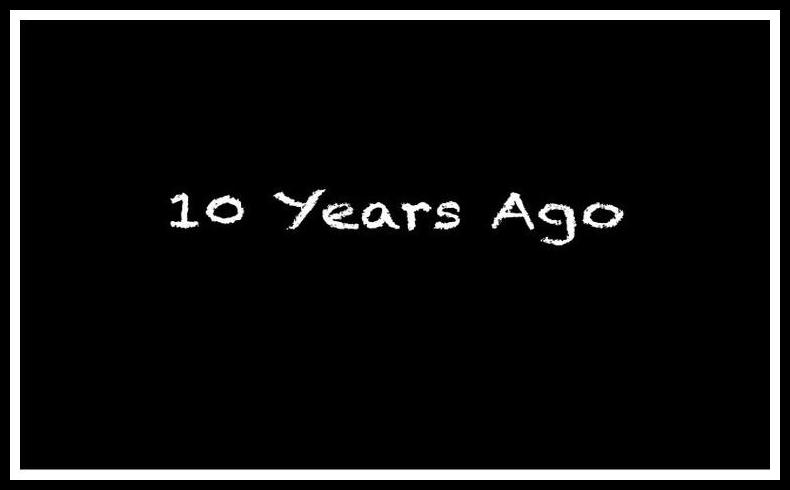
#> input picture Glass Onion - Knives out - Part 2/BorderedImage/0.jpeg, 790 x 490 px, given as the content of the folder ata Science/HW/Glass Onion - Knives out - Part 2/images-raw/, which was not available
$ jupyter execute --allow-errors GlassOnionKnivesOut_Group2.ipynb   (older library calls are emulated)   (text cells are left out)
#> lines starting #> are read from the running program, lines starting #| are printed output that depends on the picture; pictures that were not available may be replaced by others from this repository, and a replacement may not be noted
[cell 1]
import os
import numpy as np
from PIL import Image ,ImageOps, ImageFont, ImageDraw
import pandas as pd
import cv2
from IPython.display import display

from fpdf import FPDF

[cell 2]
#Change to your local path to Avoid error
path = '/Users/mrunalbhalerao/Desktop/ Data Science/HW/Glass Onion - Knives out - Part 2/'

[cell 3]
fullpath=path+"/images-raw/"
dirs = os.listdir(fullpath)

#resize the images
def resize():
        for item in dirs:
            if os.path.isfile(fullpath+item):
                if(item!='.DS_Store'):
                    im = Image.open(fullpath+item)
#> im is the input picture: PIL image 790x490 RGB; min 0, max 255, mean 19.4
                    f, e = os.path.splitext(fullpath+item)
                    imResize = im.resize((750,450), Image.ANTIALIAS)
                    imResize.save(f + '.jpg', quality=90)

[cell 4]
# [9 lines left out: function imgcompress_mem, not called in this run]

[cell 5]
# [16 lines left out: function cartoonizebl_mem, not called in this run]

[cell 6]
TINT_COLOR = (0, 0, 0)  # Black
OPACITY = int(255 * 0.75)
FONT = ImageFont.truetype("SourceSansPro.ttf", 24) # Font
IMG_BASE_WIDTH = 600
IMG_NUMBERS = 47

def convert_from_cv2_to_image(img: np.ndarray) -> Image:
    return Image.fromarray(cv2.cvtColor(img, cv2.COLOR_BGR2RGB))
    #return Image.fromarray(img)

def convert_from_image_to_cv2(img: Image) -> np.ndarray:
    return cv2.cvtColor(np.array(img), cv2.COLOR_RGB2BGR)
    #return np.asarray(img)

[cell 7]
# [71 lines left out: function cartoonizeblt_mem_nb, not called in this run]

[cell 8]
#Adding Borders
def borderImages(output_path):
    for filename in (dirs):
        if ('jpeg') in filename.lower():
            ImageOps.expand(Image.open(fullpath+filename), border=(10,10),fill='white').save(output_path+filename)
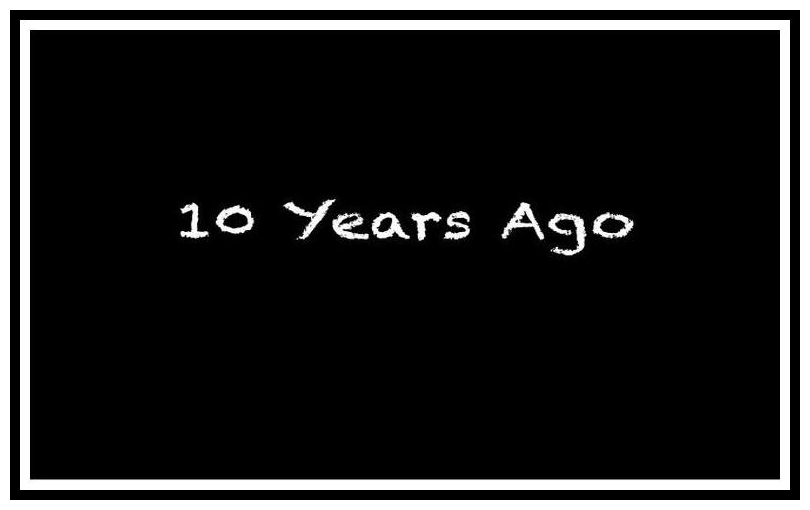
#> saved as 0.jpeg: PIL image 810x510 RGB; min 0, max 255, mean 34.2
            ImageOps.expand(Image.open(output_path+filename), border=(10,10),fill='black').save(output_path+filename)
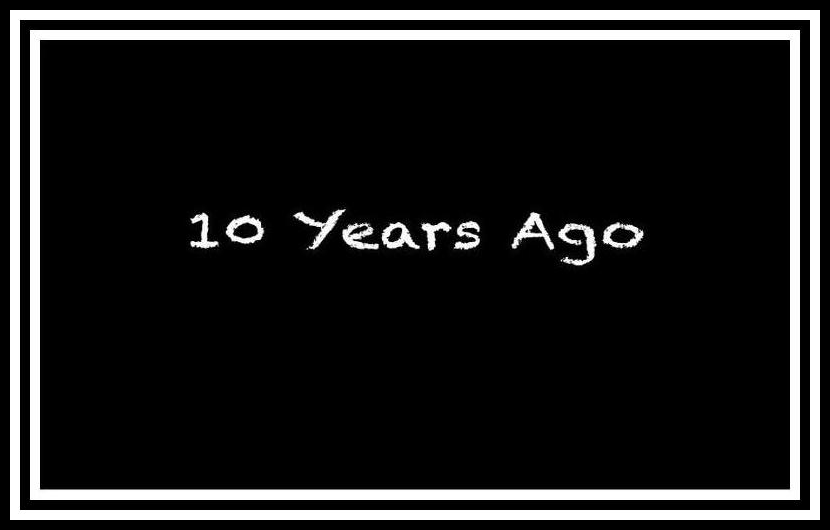
#> saved as 0.jpeg: PIL image 830x530 RGB; min 0, max 255, mean 32.1

$ run again, on Glass Onion - Knives out - Part 2/BorderedImage/12.jpeg
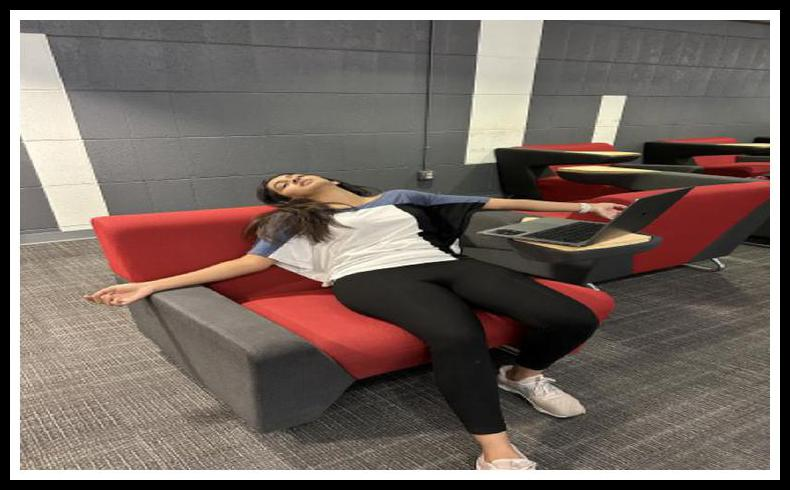
#> input picture Glass Onion - Knives out - Part 2/BorderedImage/12.jpeg, 790 x 490 px, given as the content of the folder ata Science/HW/Glass Onion - Knives out - Part 2/images-raw/, which was not available
#> in resize, im is the input picture: PIL image 790x490 RGB; mean R, G, B 115.5, 102.6, 96.1
#> in borderImages, `ImageOps.expand(Image.open(fullpath+filename), border=(10,10),fill='wh..`:
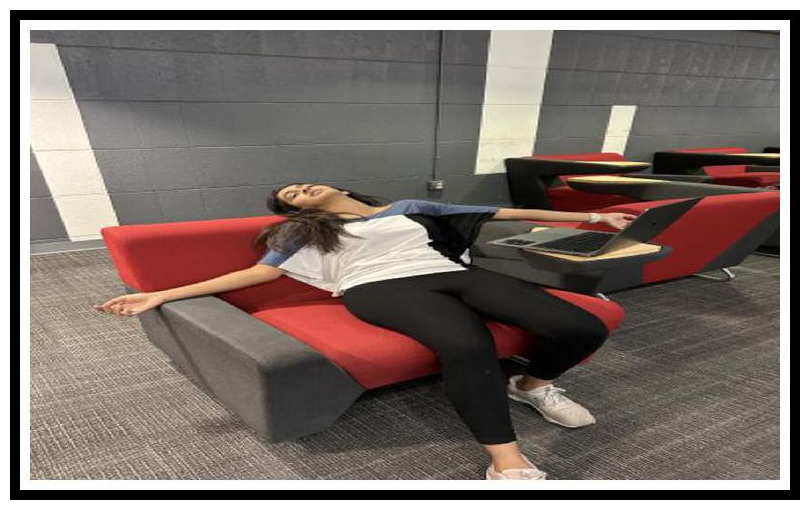
#> saved as 12.jpeg: PIL image 810x510 RGB; mean R, G, B 124.3, 112.1, 106.1
#> in borderImages, `ImageOps.expand(Image.open(output_path+filename), border=(10,10),fill=..`:
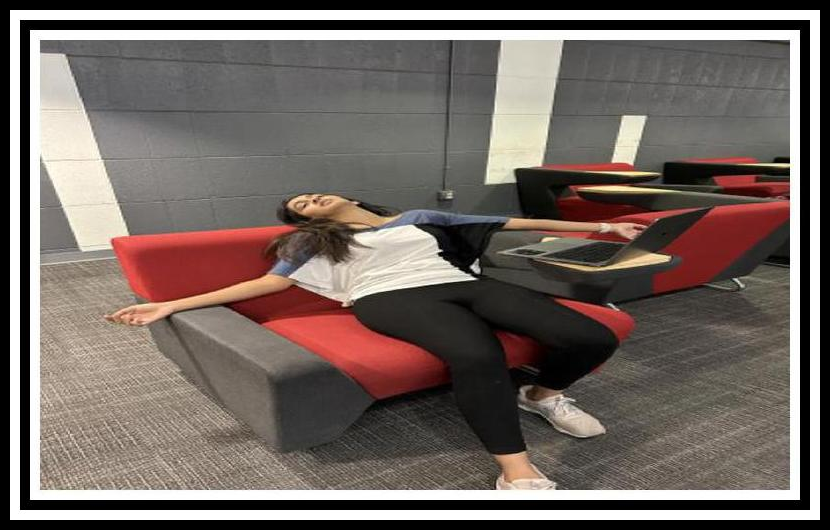
#> saved as 12.jpeg: PIL image 830x530 RGB; mean R, G, B 116.7, 105.3, 99.7

$ run again, on Glass Onion - Knives out - Part 2/BorderedImage/13.jpeg
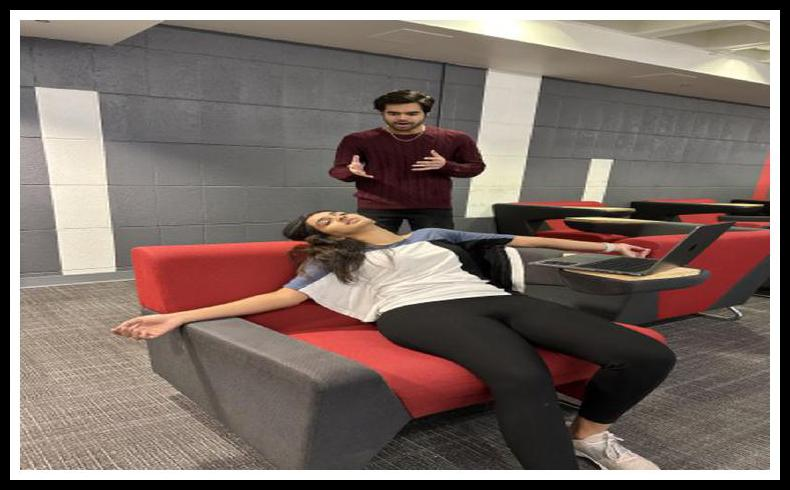
#> input picture Glass Onion - Knives out - Part 2/BorderedImage/13.jpeg, 790 x 490 px, given as the content of the folder ata Science/HW/Glass Onion - Knives out - Part 2/images-raw/, which was not available
#> in resize, im is the input picture: PIL image 790x490 RGB; mean R, G, B 120.3, 105.9, 99.7
#> in borderImages, `ImageOps.expand(Image.open(fullpath+filename), border=(10,10),fill='wh..`:
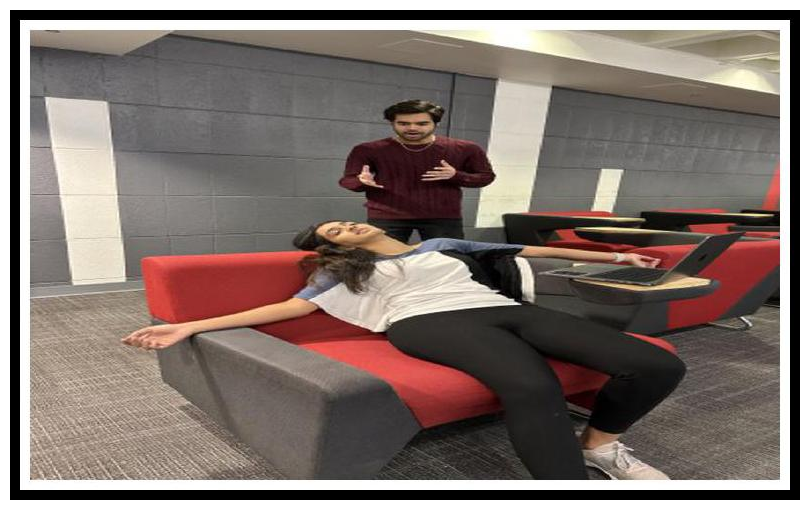
#> saved as 13.jpeg: PIL image 810x510 RGB; mean R, G, B 128.8, 115.3, 109.4
#> in borderImages, `ImageOps.expand(Image.open(output_path+filename), border=(10,10),fill=..`:
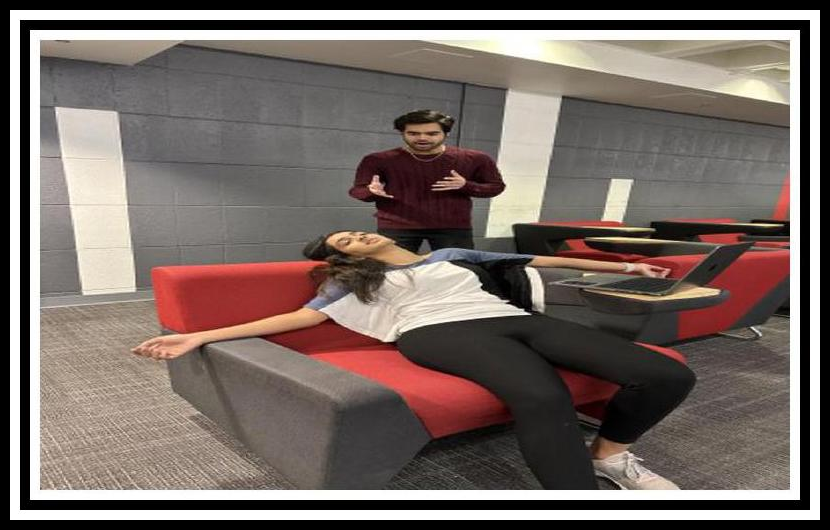
#> saved as 13.jpeg: PIL image 830x530 RGB; mean R, G, B 121, 108.3, 102.8

$ run again, on Glass Onion - Knives out - Part 2/BorderedImage/14.jpeg
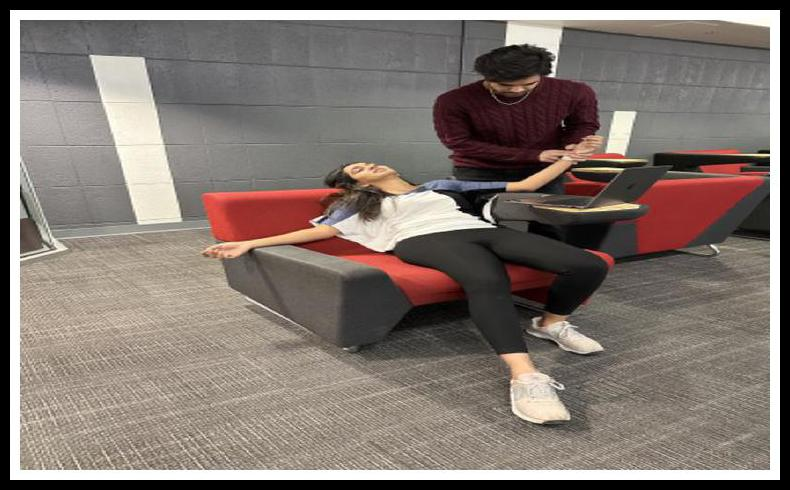
#> input picture Glass Onion - Knives out - Part 2/BorderedImage/14.jpeg, 790 x 490 px, given as the content of the folder ata Science/HW/Glass Onion - Knives out - Part 2/images-raw/, which was not available
#> in resize, im is the input picture: PIL image 790x490 RGB; mean R, G, B 128.8, 117.6, 110.8
#> in borderImages, `ImageOps.expand(Image.open(fullpath+filename), border=(10,10),fill='wh..`:
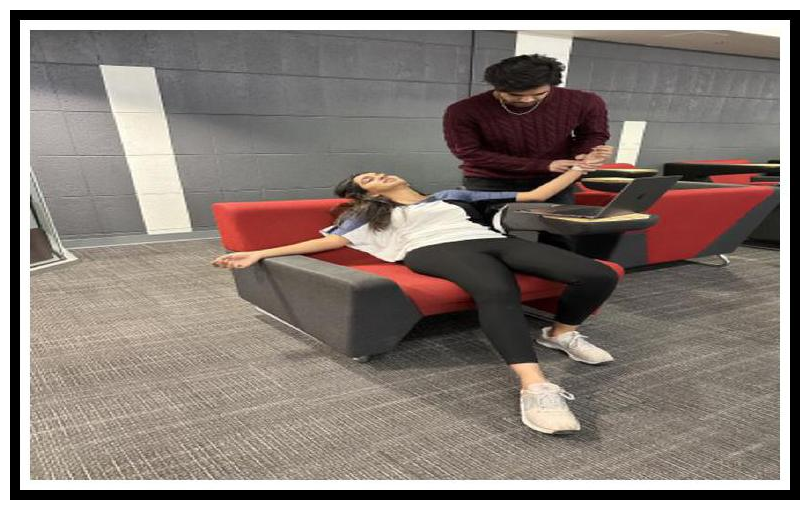
#> saved as 14.jpeg: PIL image 810x510 RGB; mean R, G, B 136.7, 126.3, 119.9
#> in borderImages, `ImageOps.expand(Image.open(output_path+filename), border=(10,10),fill=..`:
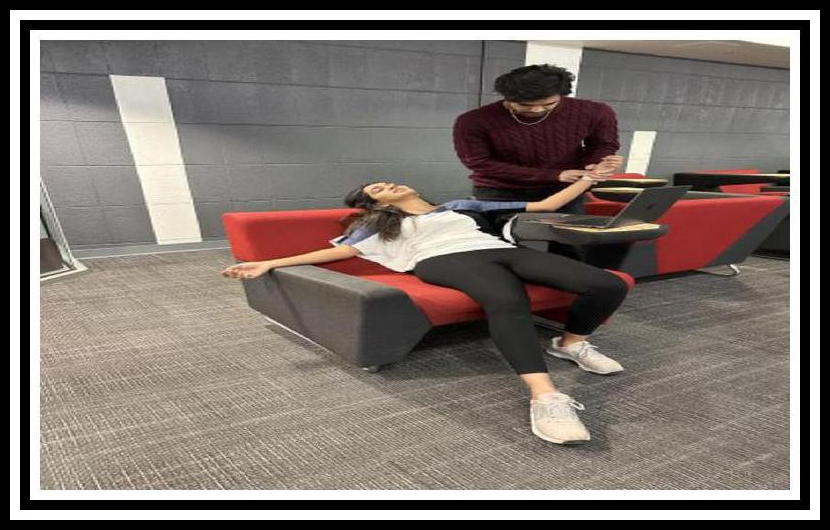
#> saved as 14.jpeg: PIL image 830x530 RGB; mean R, G, B 128.4, 118.5, 112.6
